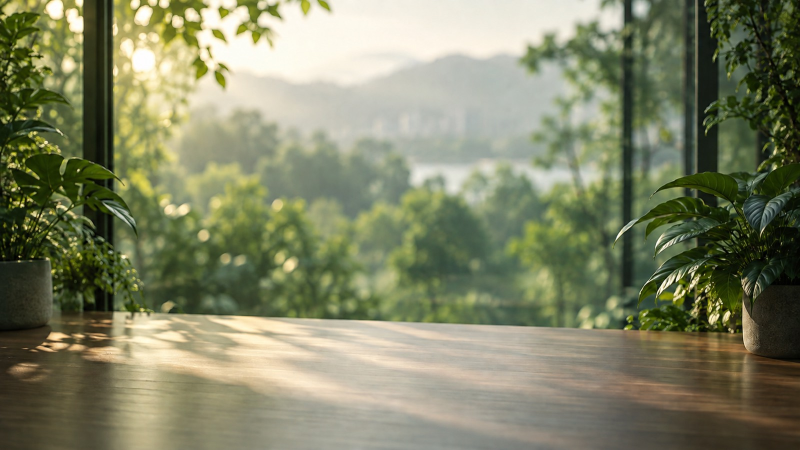
#> input picture assets/cld-glass-green-bg.jpg, 1600 x 900 px, given in place of exec-ccef37bb-80d1-48a4-b5ae-d2b3033f2918.png, which was not available (shown at 1/2 size)
$ python build-packs.py ../assets/cld-glass-green-bg.jpg ../assets/cld-glass-mockup.jpg
#> lines starting #> are read from the running program, lines starting #| are printed output that depends on the picture; pictures that were not available may be replaced by others from this repository, and a replacement may not be noted
"""Build theme packs from source images.

Usage: python3 scripts/build-packs.py <source-image-folder> packs

Each entry in PACKS names its background image (and optionally a separate
banner image) inside the source folder. The script writes background.jpg,
banner.jpg, preview.jpg and pack.json for every pack, plus packs/index.json.
"""
import json, os, sys
from PIL import Image

SRC, OUT = sys.argv[1], sys.argv[2]
BG_MAX_W = 2400          # backgrounds are stored at most this wide
BANNER_W, BANNER_H = 1800, 560
PREVIEW_W, PREVIEW_H = 640, 400
AUTHOR = "Li Zhu"
PREMIUM = {
    "provider": "gumroad",
    "productId": "REPLACE_WITH_GUMROAD_PRODUCT_ID",
    "buyUrl": "https://gumroad.com/l/REPLACE_ME",
    "price": "¥18",
    "freeUntil": "2026-11-07T23:59:59+08:00",  # limited-time free; remove or change to end the promo
}


def glass_palette(h, chroma=0.04, ink_h=None, accent_c=0.12):
    """Light-ink glass palette tinted with hue h (same structure as the built-in glass theme)."""
    ih = h if ink_h is None else ink_h
    return {
        "ink": f"oklch(97% 0.01 {ih})",
        "bg": f"oklch(16% {chroma:.3f} {h} / 58%)",
        "card": f"oklch(30% {chroma:.3f} {h} / 44%)",
        "tone-a": f"oklch(80% {chroma * 2.2:.3f} {h})",
        "tone-b": f"oklch(86% {chroma * 1.4:.3f} {(h + 25) % 360})",
        "tone-c": f"oklch(92% {chroma * 1.1:.3f} {(h + 60) % 360})",
        "tone-d": f"oklch(72% {chroma * 1.8:.3f} {(h - 15) % 360})",
        "accent": f"oklch(80% {accent_c:.3f} {h})",
    }


def light_palette(h, chroma=0.02, accent_c=0.13):
    """Dark-ink palette with white glass cards, for bright backgrounds (scheme "light")."""
    return {
        "ink": f"oklch(24% 0.02 {h})",
        "muted": f"oklch(44% 0.02 {h})",
        "bg": f"oklch(96% {chroma:.3f} {h} / 46%)",
        "card": f"oklch(99% {chroma * 0.6:.3f} {h} / 60%)",
        "tone-a": f"oklch(84% {chroma * 3:.3f} {h})",
        "tone-b": f"oklch(90% {chroma * 2:.3f} {(h + 25) % 360})",
        "tone-c": f"oklch(88% {chroma * 2.5:.3f} {(h + 60) % 360})",
        "tone-d": f"oklch(76% {chroma * 2:.3f} {(h - 15) % 360})",
        "accent": f"oklch(58% {accent_c:.3f} {h})",
    }


PACKS = [
    dict(id="sakura-morning", name="樱花晨光", description="樱花窗边的清晨，奶白与浅粉的柔光。",
         bg="exec-ccef37bb-80d1-48a4-b5ae-d2b3033f2918.png", banner="Obsidian_Banner_cherry_blossom_pink.png",
         hue=20, chroma=0.035, highlight="pink",
         swatches=["#fae1ca", "#e4beaa", "#c9a08d", "#876443"],
         overlay="linear-gradient(135deg, rgb(48 26 20 / 52%), rgb(80 44 36 / 26%))"),
    dict(id="blue-morning", name="蓝调湖晨", description="薄雾湖面与绣球花，清爽安静的蓝色清晨。",
         bg="exec-54523090-b2e4-46d3-8715-d66275178260.png", banner="blue banner.png",
         hue=245, chroma=0.04, highlight="blue",
         swatches=["#d2dbe6", "#9aafc6", "#6b8cae", "#4c6b86"],
         overlay="linear-gradient(135deg, rgb(14 26 42 / 56%), rgb(30 52 76 / 28%))"),
    dict(id="moonlit-lake", name="月光湖畔", description="满月下的湖与远山，黑白银灰的夜。",
         bg="exec-4181be36-ee4f-4e42-89f7-269bdd7b04b9.png", banner=None,
         hue=250, chroma=0.012, highlight="blue",
         swatches=["#0b0e0a", "#2d3135", "#706a66", "#b7a89b"],
         overlay="linear-gradient(135deg, rgb(6 8 10 / 46%), rgb(30 34 40 / 22%))"),
    dict(id="rose-dusk", name="玫瑰晚霞", description="玫瑰花窗外的湖光晚霞，温暖的珊瑚色。",
         bg="exec-3c3b7c04-31a0-4ef3-8e13-790b534cd24a.png", banner=None,
         hue=30, chroma=0.05, highlight="orange", premium=True, version="1.1.0",
         swatches=["#2d1710", "#7f4b43", "#e09078", "#f9b990"],
         overlay="linear-gradient(135deg, rgb(40 16 12 / 54%), rgb(90 40 30 / 24%))"),
    dict(id="city-lights", name="城市夜灯", description="深夜书桌、烛光与窗外的城市灯海。",
         bg="exec-8850576c-7cde-4c71-9216-24b06492f282.png", banner="Obsidian_Banner_midnight_black.png", banner_zoom=1.12,
         hue=60, chroma=0.03, highlight="orange", premium=True, version="1.1.1",
         swatches=["#130904", "#452715", "#a4602f", "#dd9756"],
         overlay="linear-gradient(135deg, rgb(12 8 4 / 46%), rgb(40 24 12 / 22%))"),
    dict(id="crimson-city", name="绯红都市", description="绯红落日下的城市天际线与沙发角落。",
         bg="exec-e9e887e2-2632-474c-bb5d-c7c9bd6bb5e6.png", banner="Obsidian_Banner_magenta.png", banner_zoom=1.12,
         hue=15, chroma=0.06, highlight="pink", premium=True, version="1.1.1",
         swatches=["#250706", "#842b38", "#e03a44", "#f95645"],
         overlay="linear-gradient(135deg, rgb(36 6 10 / 54%), rgb(90 20 30 / 24%))"),
    dict(id="wabi-window", name="侘寂圆窗", description="土墙、圆窗与斑驳树影，安静温暖的侘寂风。",
         bg="侘寂风BG.png", banner="侘寂风banner.png",
         hue=65, chroma=0.035, highlight="orange", premium=True, version="1.0.0",
         swatches=["#1e1209", "#574430", "#a38665", "#caaf8f"],
         overlay="linear-gradient(135deg, rgb(30 20 10 / 50%), rgb(70 50 30 / 22%))"),
    dict(id="peach-ink", name="桃溪水墨", description="粉色晨霞下的水墨远山与孤舟，淡雅的浅色主题。",
         bg="古风BG.png", banner="古风banner.png", light=True,
         hue=30, chroma=0.02, highlight="pink", premium=True, version="1.0.0",
         swatches=["#f6c9ac", "#edcfb8", "#b29888", "#4c4238"],
         overlay="linear-gradient(180deg, rgb(255 248 240 / 26%), rgb(250 236 224 / 14%))"),
    dict(id="green-landscape", name="青绿山水", description="工笔青绿山水与繁花，古典又明快。",
         bg="古风1BG.png", banner="古风1banner.png",
         hue=175, chroma=0.04, highlight="orange", premium=True, version="1.0.0",
         swatches=["#4a4a36", "#589684", "#80a68f", "#c0b995"],
         overlay="linear-gradient(135deg, rgb(12 34 30 / 50%), rgb(30 70 60 / 22%))"),
]


def fit_crop(im, w, h, focus_y=0.5):
    """Scale to cover w×h and crop, keeping the vertical focus point."""
    scale = max(w / im.width, h / im.height)
    nw, nh = round(im.width * scale), round(im.height * scale)
    im = im.resize((nw, nh), Image.LANCZOS)
    x = (nw - w) // 2
    y = min(max(round(nh * focus_y - h / 2), 0), nh - h)
    return im.crop((x, y, x + w, y + h))


def zoom(im, factor):
    """Crop the centre 1/factor of the image (removes edge artifacts such as white rows)."""
    if factor <= 1:
        return im
    w, h = round(im.width / factor), round(im.height / factor)
    x, y = (im.width - w) // 2, (im.height - h) // 2
    return im.crop((x, y, x + w, y + h))


def save_jpg(im, path, q=86):
    im.convert("RGB").save(path, quality=q, optimize=True, progressive=True)


index = []
for p in PACKS:
    d = os.path.join(OUT, p["id"])
    os.makedirs(d, exist_ok=True)
    bg = Image.open(os.path.join(SRC, p["bg"])).convert("RGB")
#> bg is the input picture: PIL image 1600x900 RGB; mean R, G, B 129.4, 132.4, 102.6
    if bg.width > BG_MAX_W:
        bg = bg.resize((BG_MAX_W, round(bg.height * BG_MAX_W / bg.width)), Image.LANCZOS)
    save_jpg(bg, os.path.join(d, "background.jpg"))
    banner_src = Image.open(os.path.join(SRC, p["banner"])).convert("RGB") if p["banner"] else bg
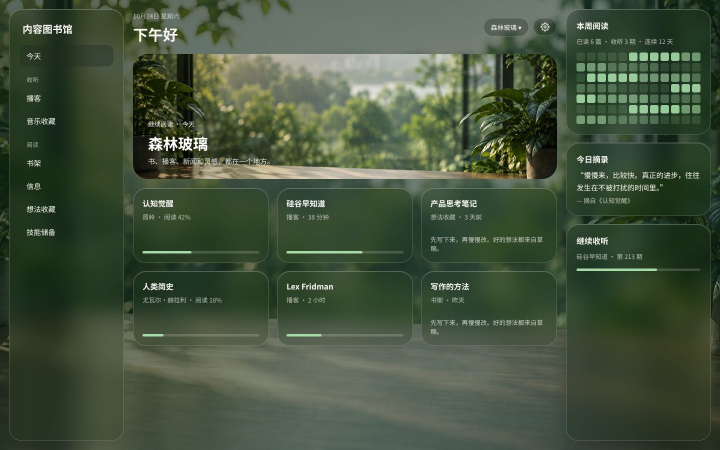
#> input picture assets/cld-glass-mockup.jpg, 1440 x 900 px, given in place of Obsidian_Banner_cherry_blossom_pink.png, which was not available (shown at 1/2 size)
#> banner_src is the input picture: PIL image 1440x900 RGB; mean R, G, B 68.8, 83.9, 61.8
    banner_src = zoom(banner_src, p.get("banner_zoom", 1.0))
    save_jpg(fit_crop(banner_src, BANNER_W, BANNER_H, 0.5 if p["banner"] else 0.42), os.path.join(d, "banner.jpg"))
#> in fit_crop, `return im.crop((x, y, x + w, y + h))`:
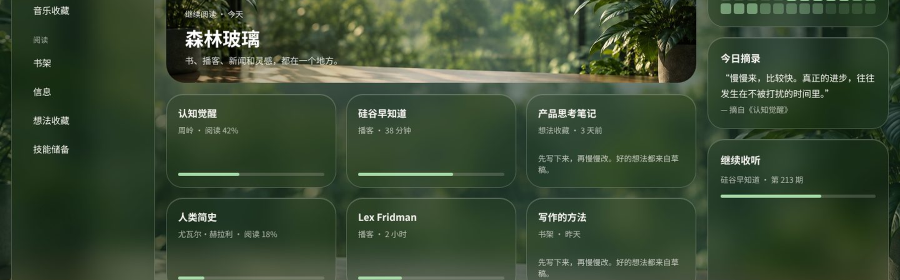
#> returned value: PIL image 1800x560 RGB (shown at 1/2 size); mean R, G, B 57.4, 75.4, 50.7
    save_jpg(fit_crop(bg, PREVIEW_W, PREVIEW_H), os.path.join(d, "preview.jpg"), 82)
#> call 2 of fit_crop, with w = 640, h = 400, focus_y = 0.5
#> in fit_crop (call 2), `im = im.resize((nw, nh), Image.LANCZOS)`:
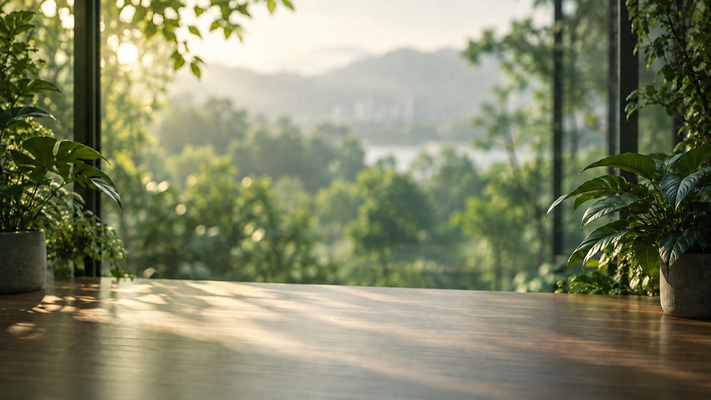
#> im: PIL image 711x400 RGB; mean R, G, B 129.4, 132.4, 102.6
#> in fit_crop (call 2), `return im.crop((x, y, x + w, y + h))`:
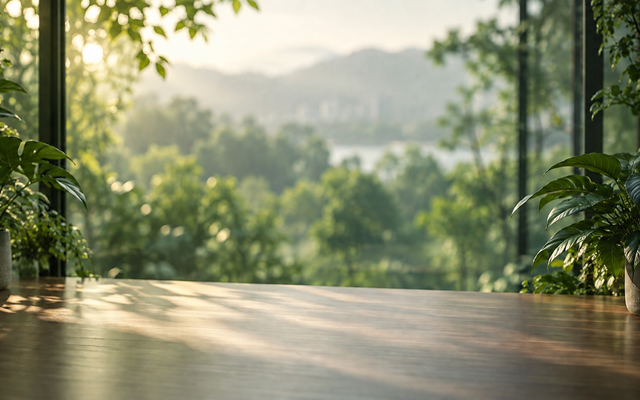
#> returned value: PIL image 640x400 RGB; mean R, G, B 138.2, 141.2, 111.2
    entry = {
        "id": p["id"], "name": p["name"], "description": p["description"], "author": AUTHOR, "version": p.get("version", "1.0.0"),
        "base": "glass", "scheme": "light" if p.get("light") else "dark",
        "preview": "preview.jpg", "background": "background.jpg", "banner": "banner.jpg",
        "backgroundSize": "cover", "overlay": p["overlay"], "annotationHighlight": p["highlight"],
        "swatches": p["swatches"], "tags": ["精品"] if p.get("premium") else ["免费"],
        "palette": {"light": (light_palette if p.get("light") else glass_palette)(p["hue"], p["chroma"])},
    }
#> (the run stopped early here; a loop or call above may not have finished)
